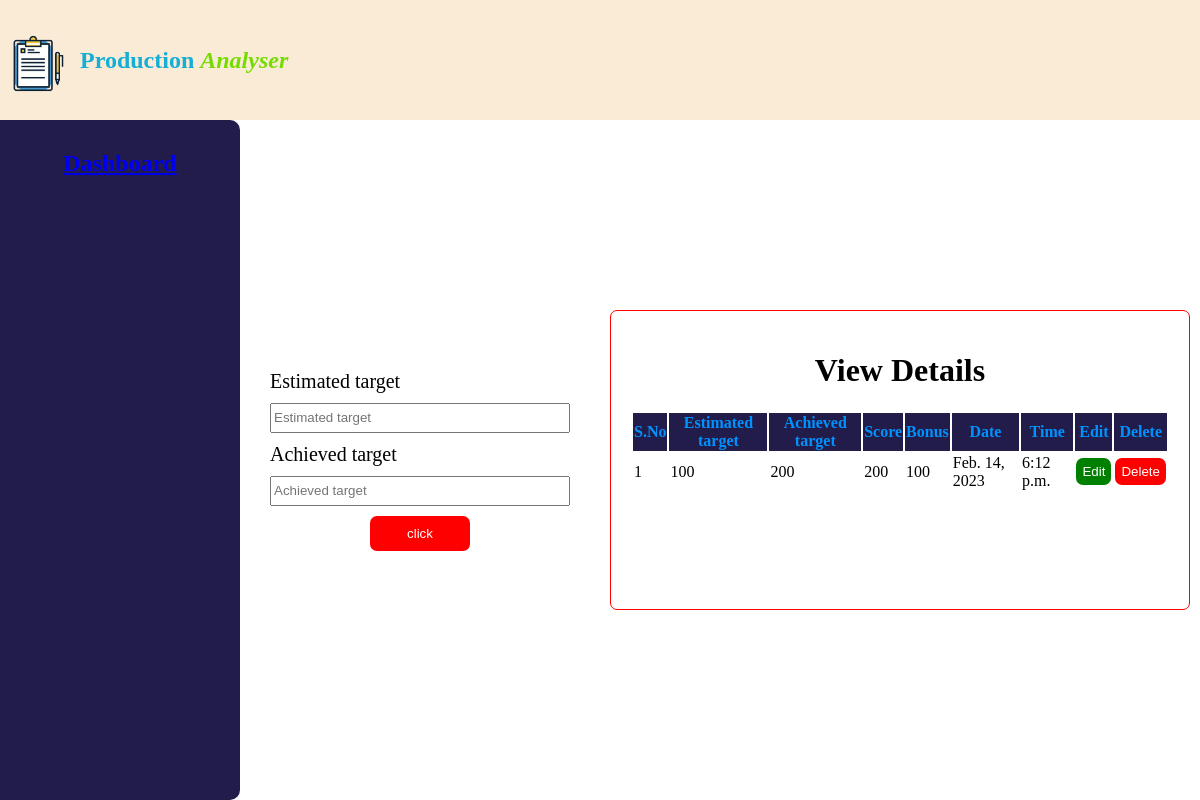
Before: / with the older database file.
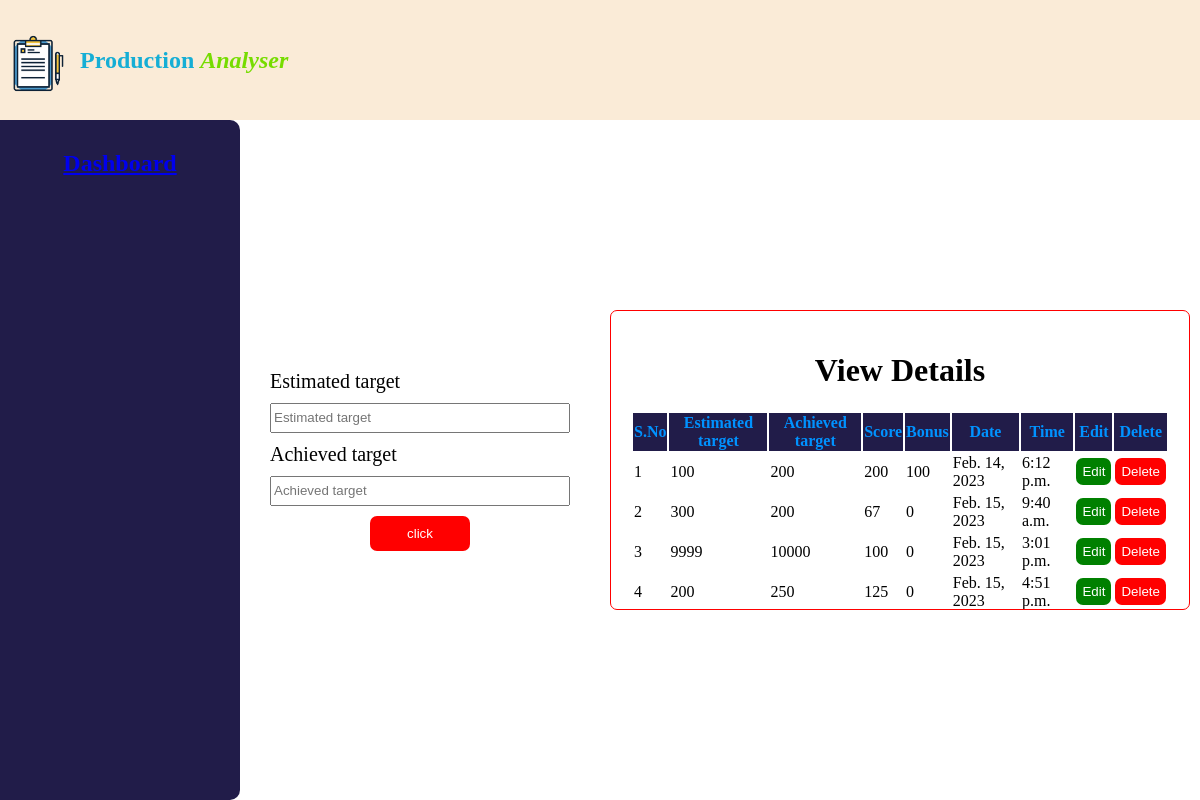
After: the same page with the newer database file.
### production/models.py (models this page shows)
class Data(models.Model):
    Estimated_target = models.IntegerField(default="")
    Achieved_target = models.IntegerField(default="")
    Score = models.IntegerField(default="")
    Bonus = models.IntegerField(default="")
    Datetime = models.DateField(default="")
    Time = models.TimeField(default="")

### production/views.py (the view, shortened to what this page needs)
# urls.py: 2. Add a URL to urlpatterns:  path('', views.home, name='home')
def home(request):
    data = Data.objects.all()
    print(data,"me")
    if (data != ''):
         return render(request, 'index.html',{'datas':data})
    else:
         return render(request, 'index.html')

### templates/index.html (shortened to what this page needs)
<!DOCTYPE html>
<html lang="en">
  <head>
    {% load static %}
    <link rel="stylesheet" href="{% static 'index.css' %}">
  </head>
  <body>
    <div>
      <nav class='nav-container'>
        <img src={% static 'image/—Pngtree—product analysis_2849807.png' %} alt="logo" class='logo'/>
        <h1><span class='app-name'>Production</span> <span class='half'>Analyser</span></h1>
      </nav>
    <div class="main-container">
      <nav class='side-bar'>
        <div class='dashbord-containetr'>
          <a href='dashboard'><h1 class='dashbord'>Dashboard</h1></a>
        </div>
      </nav>
      {% block content%}
      <form class="sub-container" action='' method="POST" autocomplete="off">
        <lable class="leble">Estimated target</lable>
        <input class="input" name="one" placeholder="Estimated target"   type="number" />
        <lable class="leble">Achieved target</lable>
        <input class="input" name="two" placeholder="Achieved target"  type="number" />
        <button class='btn' type="submit">click</button>
      </form>
      <div  class="result-container">
        <h1 class='heding'>View Details</h1>
        <table>
         <thead>
          <tr class='table'>
            <th class='each-table'>S.No</th>
            <th class='each-table'>Estimated target</th>
            <th class='each-table'>Achieved target</th>
            <th class='each-table'>Score</th>
            <th class='each-table'>Bonus</th>
            <th class='each-table'>Date</th>
            <th class='each-table'>Time</th>
            <th class='each-table'>Edit</th>
            <th class='each-table'>Delete</th>
          </tr>
        </thead>
        {% for data in datas%}
          <tbody class='result-para'>
            <td>{{forloop.counter}}</td>
            <td>{{data.Estimated_target}}</td>
            <td>{{data.Achieved_target}}</td>
            <td>{{data.Score}}</td>
            <td>{{data.Bonus}}</td>
            <td>{{data.Datetime}}</td>
            <td>{{data.Time}}</td>
            <td><a href='updateData/{{data.id}}'><button class='edit-btn'>Edit</button></a></td>
            <td><a href='deleteData/{{data.id}}'><button class='delete-btn'>Delete</button></a></td>
          </tbody>
          {% endfor%}
        </table>
      </div>
    </div>
  </div>
    {% endblock %}
  </body>
</html>

### static/index.css (style rules this page uses)
* { box-sizing: border-box; }
body { margin: 0px; }
.main-container { display: flex; flex-direction: row; justify-content: space-around; align-items: center; height: 85vh; width: 100vw; background-color: #ffffff; }
.sub-container { display: flex; flex-direction: column; justify-content: center; margin: 20px; align-items: center; }
.input { width: 300px; margin: 10px; height: 30px; }
.btn { cursor: pointer; outline: none; background-color: red; color: white; border-radius: 7px; width: 100px; padding: 10px; outline: none; border-width: 0px; }
.result-container { display: flex; flex-direction: column; justify-content: flex-start; align-items: center; border: solid red 1px; height: 300px; border-radius: 7px; overflow-y: auto; padding: 20px; margin: 10px; }
.leble { color: black; font-size: 20px; display: flex; flex-direction: row; align-self: flex-start; margin-left: 10px; }
.heding { color: black; }
.table { background-color: #211c49; padding: 10px; border-radius: 7px; color: #0092ff; }
.each-table { margin: 10px; }
.result-para { color: black; }
.edit-btn { background-color: green; color: white; outline: none; cursor: pointer; padding: 6px; border-width: 0px; border-radius: 7px; }
.delete-btn { background-color: red; color: white; outline: none; cursor: pointer; padding: 6px; border-width: 0px; border-radius: 7px; }
.nav-container { background-color: antiquewhite; width: 100vw; height: 15vh; display: flex; flex-direction: row; justify-content: flex-start; align-items: center; box-shadow: 0px 20px black; }
.logo { height: 80px; height: 80px; cursor: pointer; }
.app-name { color: #15aed5; font-weight: bold; }
.half { color: #76dc00; font-style: italic; }
.side-bar { display: flex; flex-direction: column; justify-content: flex-start; align-items: center; min-width: 20vw; min-height: 85vh; border-top-right-radius: 10px; border-bottom-right-radius: 10px; background-color: #211c49; }
.dashbord-containetr { background-color: transparent; opacity: 1.5; width: 100%; display: flex; flex-direction: column; justify-content: flex-start; align-items: center; margin: 10px; border-radius: 10px; cursor: pointer; color: #0092ff; overflow-y: auto; align-self: right; }

Changed rows visible on the page:
added Data: Estimated_target "300", Achieved_target "200", Score "67", Bonus "0", Datetime "Feb. 15, 2023", Time "9:40 a.m."
added Data: Estimated_target "9999", Achieved_target "10000", Score "100", Bonus "0", Datetime "Feb. 15, 2023", Time "3:01 p.m."
added Data: Estimated_target "200", Achieved_target "250", Score "125", Bonus "0", Datetime "Feb. 15, 2023", Time "4:51 p.m."
